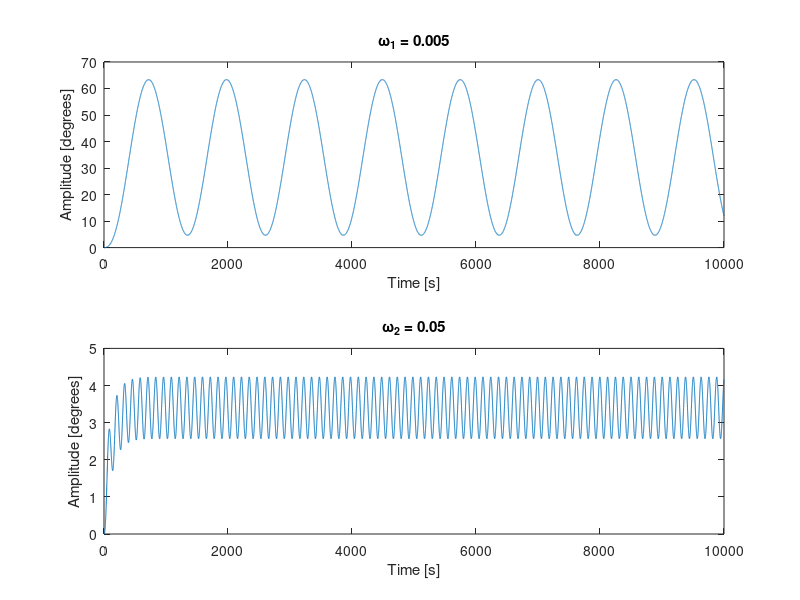

This chart was generated by the following MATLAB code:
clear all;

load amplitude_1_1.mat;
load amplitude_2_1.mat;

subplot(2,1,1)
    plot(amplitude_1_1(1,:),amplitude_1_1(2,:));
    title('\omega_1 = 0.005')
    xlabel('Time [s]')
    ylabel('Amplitude [degrees]')
    
subplot(2,1,2)
    plot(amplitude_2_1(1,:),amplitude_2_1(2,:));
    title('\omega_2 = 0.05')
    xlabel('Time [s]')
    ylabel('Amplitude [degrees]')
    